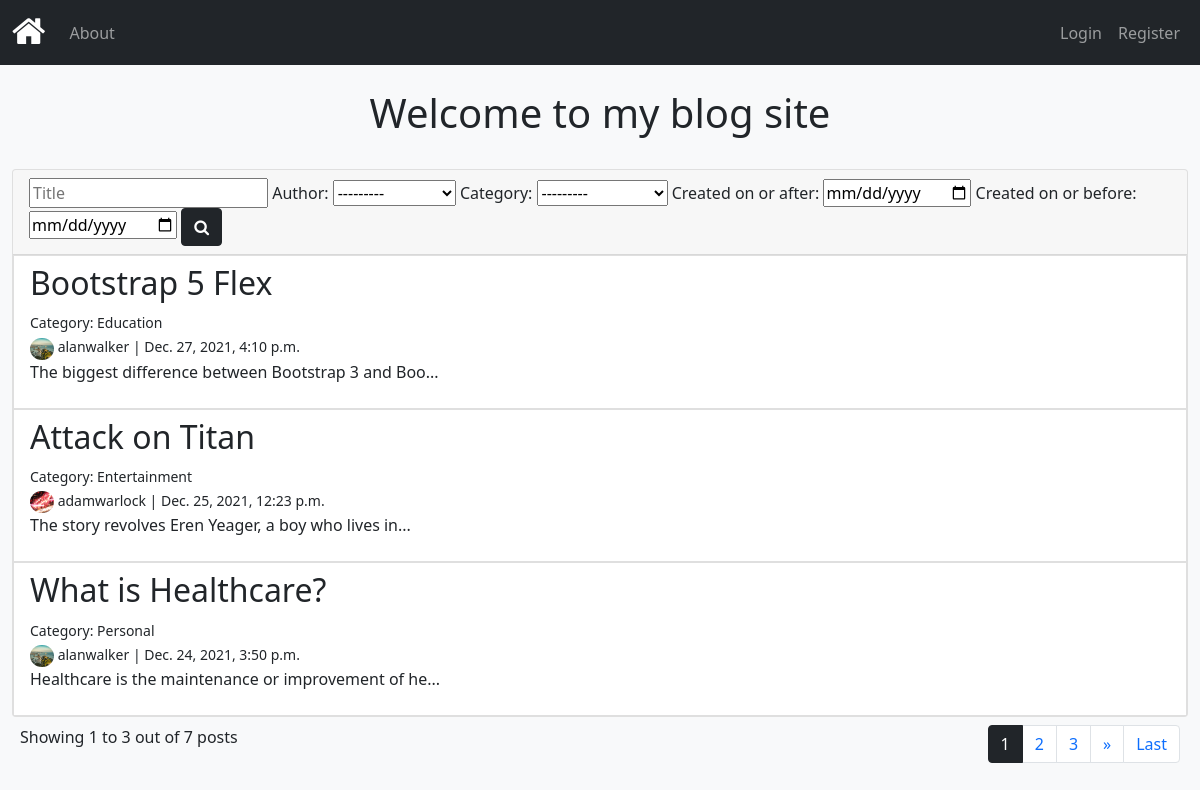
The page / on the database its author committed.
### articles/models.py (models this page shows, shortened)
class Article(models.Model):
    type=[('Personal','Personal'),
    ('Fashion','Fashion'),
    ('Food','Food'),
    ('Travel','Travel'),
    ('Music','Music'),
    (' Lifestyle',' Lifestyle'),
    ('Fitness','Fitness'),
    ('Sports','Sports'),
    ('News','News'),
    ('Entertainment','Entertainment'),
    ('Healthcare','Healthcare'),
    ('Education','Education'),
    ]
    title = models.CharField(max_length=255,unique=True)
    body = models.TextField()
    create_date = models.DateTimeField('Created on', auto_now_add=True)
    update_date = models.DateTimeField(auto_now=True)
    slug = models.SlugField()
    category = models.CharField(max_length=255,choices=type)
    author = models.ForeignKey(Author, default=None,on_delete=models.CASCADE)
    def snippet(self):
        return self.body[:50] + '...'
    class Meta:
        ordering=['-create_date','title']

### accounts/models.py (models this page shows)
class Author(models.Model):
    user= models.OneToOneField(User,default=None,on_delete=models.CASCADE)
    birth_date = models.DateField('Date of birth')
    bio = models.TextField(max_length=500, blank=True,null=True)
    photo=models.ImageField(default='default.png', blank=True)
    def __str__(self):
        return f'{self.user.username}'
    class Meta:
        ordering=['user']

### articles/views.py (the view, shortened to what this page needs)
# urls.py: path('', ArticleListView.as_view(),name='home'),
class ArticleListView(generic.ListView):
    model=Article
    template_name='article_list.html'
    paginate_by=3
    def get_context_data(self, **kwargs):
        context=super().get_context_data(**kwargs)
        article_filter=ArticleFilter()
        context['article_filter']=article_filter
        return context
    def get_queryset(self):
        article_filter=ArticleFilter(self.request.GET,queryset=super().get_queryset())
        return article_filter.qs

### articles/templates/article_list.html (shortened to what this page needs)
{% extends './base.html'%}
{% block content %}
<div class="mt-0 p-4">
  <h1 class="text-center">Welcome to my blog site</h1>
</div>
<div class="card">
  <div class="card-header">
    <form method="get">
      {{article_filter.form.title}}
      {{ article_filter.form.author.label_tag }}
      {{article_filter.form.author}}
      {{ article_filter.form.category.label_tag }}
      {{article_filter.form.category}}
      {{ article_filter.form.start_date.label_tag }}
      {{ article_filter.form.start_date }}
      {{ article_filter.form.end_date.label_tag }}
      {{ article_filter.form.end_date }}
      <button type="submit" class="btn btn-dark float-right"><i class="fa fa-search"></i></button>
    </form>
  </div>
{% if article_list%}
    <ul class="list-group list-group-flush">
    {% for article in article_list%}
       <a href="{% url 'articles:post' article.slug %}" style="text-decoration: none ;">
        <li class="list-group-item">
         <h2>{{article.title}}</h2>
         <div><small>Category: {{article.category}}</small></div>
         <div><small><img src="{{article.author.photo.url}}" width="24" height="22" class="rounded-circle" alt="Author image">
          {{article.author}} | {{article.create_date}}</small></div>
         <p>{{article.snippet}}</p>
     </li>
    </a>
    {% endfor %}
  </ul>
  </div>
    {% if is_paginated %}
    <div class="flex-row d-flex justify-content-between mt-2 mx-2">
            <p class="col-md-auto">Showing {{page_obj.start_index}} to {{page_obj.end_index}} out of {{page_obj.paginator.count}} posts</p>
            <div class="col-md-auto">
                <nav aria-label="Page navigation">
                    <ul class="pagination">
                      {% for n in page_obj.paginator.page_range %}
                        {% if page_obj.number == n %}
                          <li class="page-item active" >
                            <span class="page-link bg-dark  border-dark">{{ n }}<span class="sr-only">(current)</span></span>
                          </li>
                        {% elif n > page_obj.number|add:'-1' and n < page_obj.number|add:'5' %}
                          <li class="page-item"><a class="page-link " href="?page={{ n }}{% if querystring %}&amp;{{ querystring }}{% endif %}">{{ n }}</a></li>
                        {% endif %}
                      {% endfor %}
                      {% if page_obj.has_next %}
                        <li class="page-item">
                          <a class="page-link " href="?page={{ page_obj.next_page_number }}{% if querystring %}&amp;{{ querystring }}{% endif %}" aria-label="Next">
                            &raquo;
                          </a>
                        </li>
                        <li class="page-item">
                          <a class="page-link " href="?page={{ page_obj.paginator.num_pages }}{% if querystring %}&amp;{{ querystring }}{% endif %}" aria-label="Next">
                            Last
                          </a>
                        </li>
                        {% endif %}
                      </ul>
                      </nav>
                  </div>
        {% endif %}
{% else %}
<p class="card-body">No article posts found</p>
{% endif %}
{% endblock %}

### rows shown on the page
Article: title "Bootstrap 5 Flex", category "Education", author.photo (picture), author "alanwalker", create_date "Dec. 27, 2021, 4:10 p.m.", snippet "The biggest difference between Bootstrap 3 and Boo..."
Article: title "Attack on Titan", category "Entertainment", author.photo (picture), author "adamwarlock", create_date "Dec. 25, 2021, 12:23 p.m.", snippet "The story revolves Eren Yeager, a boy who lives in..."
Article: title "What is Healthcare?", category "Personal", author.photo (picture), author "alanwalker", create_date "Dec. 24, 2021, 3:50 p.m.", snippet "Healthcare is the maintenance or improvement of he..."

### other values the page prints
{{ article_filter.form.author.label_tag }} "Author:"
{{ article_filter.form.category.label_tag }} "Category:"
{{ article_filter.form.start_date.label_tag }} "Created on or after:"
{{ article_filter.form.end_date.label_tag }} "Created on or before:"
{{ page_obj.start_index }} "1"
{{ page_obj.end_index }} "3"
{{ page_obj.paginator.count }} "7"
{{ n }} "1"
{{ n }} "2" "3"
